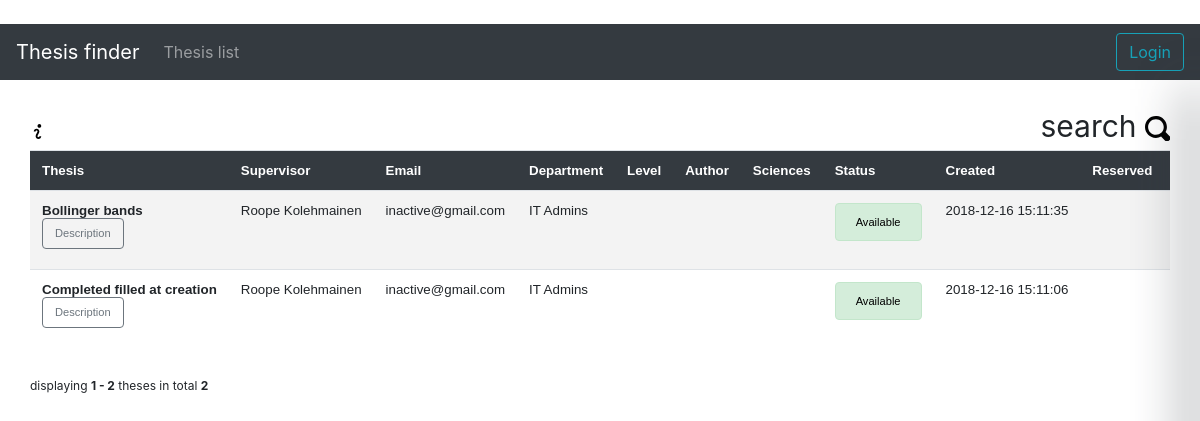
The page /theses on the database as committed earlier.
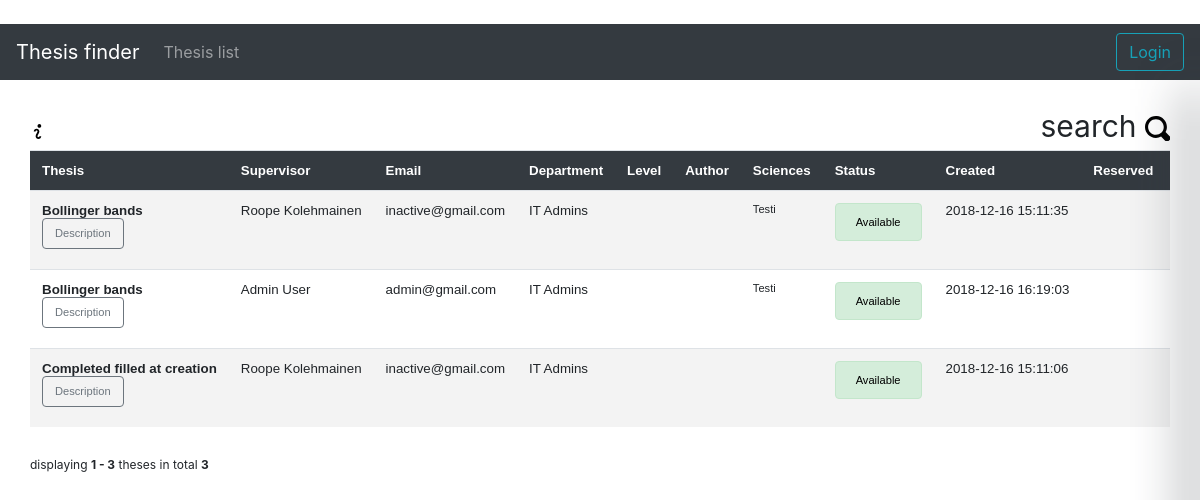
The same page on the database as committed later.
### application/theses/models.py (models this page shows, shortened)
class Thesis(Base):
    thesisID = db.Column(db.Integer, primary_key=True)
    title = db.Column(db.String(144), nullable=False)
    description = db.Column(db.String(500), nullable=False)
    level = db.Column(db.Boolean)
    author = db.Column(db.String(144), nullable=True)
    status = db.Column(db.Integer)
    completedOn = db.Column(db.DateTime)
    reservedOn = db.Column(db.DateTime, nullable = True)
    userID = db.Column(db.String, db.ForeignKey('account.userID'),
                           nullable=False)
    science2thesis = db.relationship("Science", secondary = science2thesis,
                               backref=db.backref('theses', lazy = 'joined'))

### application/departments/models.py (models this page shows, shortened)
class Dept(Base):
    __tablename__ = "department"
    departmentID = db.Column(db.Integer, primary_key=True)
    name = db.Column(db.String(144), nullable=False)
    accounts = db.relationship("User", backref='user_department', lazy=True)

### application/science/models.py (models this page shows, shortened)
class Science(Base):
    __tablename__ = "science"
    scienceID = db.Column(db.Integer, primary_key=True)
    name = db.Column(db.String(144), nullable=False)
    science2thesis = db.relationship("Thesis", secondary = science2thesis,
                               backref=db.backref('sciences', lazy = 'dynamic'))
    if os.environ.get("HEROKU"):
        @staticmethod
        def sciWithThesis():
            stmt = text('SELECT science."scienceID", COUNT(science2thesis."thesisID") FROM science'
                        ' LEFT JOIN science2thesis ON science."scienceID" = science2thesis."scienceID"'
                        ' WHERE science2thesis."thesisID" IS NOT NULL'
                        ' GROUP BY science."scienceID";')
            result = db.engine.execute(stmt)
            ids = []
            for row in result:
                ids.append({"id":row[0],"count":row[1]})
            return ids
    else:
        @staticmethod
        def sciWithThesis():
            stmt = text("SELECT science.scienceID, COUNT(science2thesis.thesisID) FROM science"
                        " LEFT JOIN science2thesis ON science.scienceID = science2thesis.scienceID"
                        " WHERE science2thesis.thesisID IS NOT NULL"
                        " GROUP BY science.scienceID;")
            result = db.engine.execute(stmt)
            ids = []
            for row in result:
                print(row[0])
                ids.append({"id":row[0],"count":row[1]})
            return ids

### application/theses/views.py (the view)
@app.route("/theses", methods=['GET', 'POST'])
def theses_index():
    search_values = ThesisSearch(request.form)
    if request.method == 'POST' and request.form['action'] == 'Reset':
        search_values = None
    statuses = ["Available","Progressing","Completed"]
    form = ThesisSearch()
    sciences = Science.query.all()
    form.science.choices = [(science.scienceID, science.name) for science in sciences]
    depts = Dept.query.all()
    form.departments.choices = [(department.departmentID, department.name) for department in depts]
    form.status.choices = [(0,"Available"),(1,"Progressing"),(2,"Completed")]
    if request.method == 'POST' and request.form['action'] == 'Search' and len(search_values.departments.data+search_values.science.data+search_values.supervisor.data+search_values.status.data)>0:
        thesis_by_science = Thesis.query.join(science2thesis).join(Science).filter(science2thesis.c.scienceID.in_(search_values.science.data)).all()
        print(thesis_by_science)
        theses_by_status_user = Thesis.query.filter(Thesis.status.in_(search_values.status.data) | Thesis.userID.in_(search_values.supervisor.data)).all()
        theses_by_department = Thesis.query.join(User).filter(User.department.in_(search_values.departments.data)).all()
        theses = sorted(list(set(theses_by_status_user + theses_by_department + thesis_by_science)), key=lambda t: t.title.lower())
        search_applied = 1
    else:
        theses = Thesis.query.order_by(func.lower(Thesis.title)).all()
        search_applied = 0
    def get_theses(offset=0, per_page=8):
        return theses[offset: offset + per_page]
    page, per_page, offset = get_page_args(page_parameter="page",
                                           per_page_parameter="per_page")
    total = len(theses)
    paginated_theses = get_theses(offset=offset, per_page=per_page)
    pagination = Pagination(page=page, per_page=per_page, total=total,
                            css_framework="bootstrap4", record_name="theses")
    userids = [thesis.userID for thesis in theses]
    unique_ids = list(set(userids))
    user_details = User.query.filter(User.userID.in_(unique_ids)).all()
    form.supervisor.choices = [(user.userID, user.firstName + " " + user.lastName) for user in user_details]
    return render_template("theses/list.html", search_applied = search_applied, form = form, theses = paginated_theses, statuses = statuses, depts = depts, page=page, per_page = per_page, pagination = pagination)

### application/templates/theses/list.html (shortened to what this page needs)
{% extends "layout.html" %}
{% block body %}
<div class="container-fluid">
    <div class="row">
        <div class="col-md-auto"><img style="position: absolute; bottom: 10px" height="15px" width="15px" src="{{url_for('static', filename='info.svg')}}" data-toggle="tooltip" title="Double click row to display single thesis.
            Click table header to sort by column"
             data-placement="right"><img></div>
        <div class="col-md-auto">
        </div>
        <div class="col"></div>
        <div class="col"></div>
        <div class="col-md-auto">
            {% if search_applied %}
            <span class="slide" style="font-size:30px;cursor:pointer;" onclick="openNav()">search <img height="25px"
                    width="25px" src="{{url_for('static', filename='reload.svg')}}"></span>
            {% else %}
            <span class="slide" style="font-size:30px;cursor:pointer" onclick="openNav()">search <img height="25px"
                    width="25px" src="{{url_for('static', filename='magnifying-glass.svg')}}"></span>
            {% endif %}
        </div>
    </div>
    <div class="row">
        <div class="col-md-auto"></div>
        <div class="col">
            <table class="table" id="table">
                <tr>
                    <th onclick="w3.sortHTML('#table','.item', 'td:nth-child(1)')" style="cursor:pointer">Thesis</th>
                    <th onclick="w3.sortHTML('#table','.item', 'td:nth-child(2)')" style="cursor:pointer">Supervisor</th>
                    <th onclick="w3.sortHTML('#table','.item', 'td:nth-child(3)')" style="cursor:pointer">Email</th>
                    <th onclick="w3.sortHTML('#table','.item', 'td:nth-child(4)')" style="cursor:pointer">Department</th>
                    <th onclick="w3.sortHTML('#table','.item', 'td:nth-child(5)')" style="cursor:pointer">Level</th>
                    <th onclick="w3.sortHTML('#table','.item', 'td:nth-child(6)')" style="cursor:pointer">Author</th>
                    <th onclick="w3.sortHTML('#table','.item', 'td:nth-child(7)')" style="cursor:pointer">Sciences</th>
                    <th onclick="w3.sortHTML('#table','.item', 'td:nth-child(8)')" style="cursor:pointer">Status</th>
                    <th onclick="w3.sortHTML('#table','.item', 'td:nth-child(9)')" style="cursor:pointer">Created</th>
                    <th onclick="w3.sortHTML('#table','.item', 'td:nth-child(10)')" style="cursor:pointer">Reserved</th>
                    <th onclick="w3.sortHTML('#table','.item', 'td:nth-child(11)')" style="cursor:pointer">Completed</th>
                </tr>
                {% if theses|length < 1 %} <tr>
                    <td colspan="11">There are no theses in the system</td>
                    </tr>
                    {% else %}
                    {% for thesis in theses %}
                    <tr id="{{thesis.thesisID}}" class="item">
                        <td><b>{{ thesis.title }}</b><br />
                            <button type="button" class="btn btn-outline-secondary" title="{{ thesis.title }}"
                                data-trigger="focus" data-container="body" data-toggle="popover" data-placement="right"
                                data-content="{{thesis.description}}">
                                Description</button></td>
                        {% set fullname = thesis.account.firstName + ' ' + thesis.account.lastName %}
                        <td>{{fullname}}</td>
                        <td>{{ thesis.userID }}</td>
                        <td>{% for dept in depts %} {% if dept.departmentID == thesis.account.department %}
                            {{dept.name}} {% endif %} {% endfor %}</td>
                        {% if thesis.level %}
                        <td>Master</td>
                        {% elif thesis.level is not none %}
                        <td>Bachelor</td>
                        {% else %}
                        <td />
                        {% endif %}
                        <td>{{ thesis.author if thesis.author}}</td>
                        <td>
                            <ul class="listings">
                                {% for id in thesis.sciences %}
                                <li class="listings">{{id.name}}</li>
                                {% endfor %}
                            </ul>
                        </td>
                        <td>
                            {% if thesis.status == 0 %}
                            <div class="alert alert-success" role="alert">
                                {{ statuses[thesis.status] }}
                            </div>
                            {% elif thesis.status == 1 %}
                            <div class="alert alert-warning" role="alert">
                                {{ statuses[thesis.status] }}
                            </div>
                            {% elif thesis.status == 2 %}
                            <div class="alert alert-primary" role="alert">
                                {{ statuses[thesis.status] }}
                            </div>
                            {% endif %}
                        </td>
                        <td>{{ thesis.createdOn }}</td>
                        <td>{{ thesis.reservedOn if thesis.reservedOn }}</td>
                        <td>{{ thesis.completedOn if thesis.completedOn }}</td>
                    </tr>
                    {% endfor %}
                    {% endif %}
            </table>
            {{ pagination.info }}
            <div class="col-md-auto"></div>
        </div>
    </div>
</div>
{% endblock %}

### application/templates/layout.html (shortened to what this page needs)
﻿<!DOCTYPE html>
<html>
<head>
    <link rel="stylesheet" href="https://maxcdn.bootstrapcdn.com/bootstrap/4.0.0/css/bootstrap.min.css"
>
    <link rel="stylesheet" href="{{url_for('static', filename='chosen/chosen.css')}}">
</head>
<body>
    <nav class="navbar navbar-expand-md navbar-dark bg-dark mb-4">
        <a class="navbar-brand" href="/">Thesis finder</a>
        <div class="collapse navbar-collapse" id="navbarCollapse">
            <ul class="navbar-nav mr-auto">
                <li class="nav-item">
                    <a class="nav-link" href="{{ url_for('theses_index') }} ">Thesis list</a>
                </li>
            </ul>
            <div class="login">
                {% if current_user.is_authenticated %}
                Logged in as <b>{{ current_user.firstName }}</b>
                {% if current_user.admin %}
                (admin)<span style="display:inline-block; width: 20px;"></span>
                {% else %}
                (supervisor)<span style="display:inline-block; width: 20px;"></span>
                {% endif %}
                <a class="btn btn-outline-info" href="{{ url_for('auth_logout') }}" role="button">Logout</a>
                {% else %}
                <a class="btn btn-outline-info" href="{{ url_for('auth_login') }}" role="button">Login</a>
                {% endif %}
            </div>
        </div>
    </nav>
    <main role="main" class="container-fluid">
        {% block body %}{% endblock %}
    </main>
</body>
</html>

### application/templates/layout.html (style rules this page uses)
table { font-family: arial, sans-serif; border-collapse: collapse; font-size: smaller; display: inline-block; overflow-x: auto; white-space: nowrap; }
th { color: #ffffff; background-color: #343a40; text-align: left; padding: 12px; }
td { text-align: left; padding: 6px; }
tr:nth-child(even) { background-color: #f3f3f3; }
.login { color: #ffffff }
.alert { color: #000000; font-size: smaller; }
ul.listings { list-style-type: none; margin: 0; padding: 0; }
li.listings { font-size: smaller; border-bottom: 1px solid #ccc; }
li:last-child.listings { border: none; }
.btn-outline-secondary { font-size: smaller; }
.login { font-size:smaller; }
.pagination-page-info { padding: .6em; padding-left: 0; width: 40em; margin: .5em; margin-left: 0; font-size: 12px; }
.slide { float: right; }

Rows that differ between the two databases and show on the page:
added Science: name "Testi"
added Thesis: title "Bollinger bands", fullname "Admin User", userID "admin@gmail.com", status "Available", createdOn "2018-12-16 16:19:03", Dept (name "IT Admins")
Other text that changed with them:
{{ pagination.info }}: "displaying 1 - 2 theses in total 2" → "displaying 1 - 3 theses in total 3"
